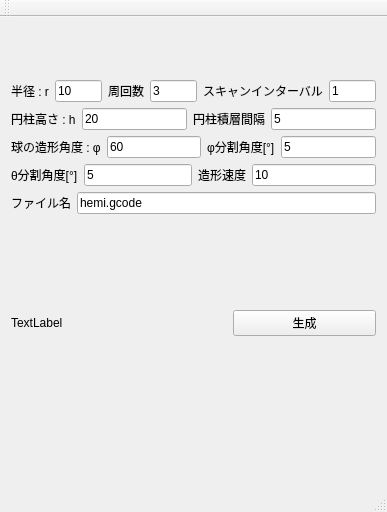
<?xml version="1.0" encoding="UTF-8"?>
<ui version="4.0">
 <class>MainWindow</class>
 <widget class="QMainWindow" name="MainWindow">
  <property name="geometry">
   <rect>
    <x>0</x>
    <y>0</y>
    <width>387</width>
    <height>512</height>
   </rect>
  </property>
  <property name="windowTitle">
   <string>MainWindow</string>
  </property>
  <widget class="QWidget" name="centralWidget">
   <layout class="QGridLayout" name="gridLayout">
    <item row="0" column="0">
     <layout class="QVBoxLayout" name="verticalLayout_2">
      <item>
       <layout class="QVBoxLayout" name="verticalLayout">
        <item>
         <layout class="QHBoxLayout" name="horizontalLayout_13">
          <item>
           <layout class="QHBoxLayout" name="horizontalLayout_6">
            <item>
             <widget class="QLabel" name="label">
              <property name="text">
               <string>半径 : r</string>
              </property>
             </widget>
            </item>
            <item>
             <widget class="QLineEdit" name="radiusLineEdit">
              <property name="text">
               <string>10</string>
              </property>
             </widget>
            </item>
           </layout>
          </item>
          <item>
           <layout class="QHBoxLayout" name="horizontalLayout_11">
            <item>
             <widget class="QLabel" name="label_9">
              <property name="text">
               <string>周回数</string>
              </property>
             </widget>
            </item>
            <item>
             <widget class="QLineEdit" name="revolutionLineEdit">
              <property name="text">
               <string>3</string>
              </property>
             </widget>
            </item>
           </layout>
          </item>
          <item>
           <layout class="QHBoxLayout" name="horizontalLayout_12">
            <item>
             <widget class="QLabel" name="label_10">
              <property name="text">
               <string>スキャンインターバル</string>
              </property>
             </widget>
            </item>
            <item>
             <widget class="QLineEdit" name="intervalLineEdit">
              <property name="text">
               <string>1</string>
              </property>
             </widget>
            </item>
           </layout>
          </item>
         </layout>
        </item>
        <item>
         <layout class="QHBoxLayout" name="horizontalLayout_5">
          <item>
           <widget class="QLabel" name="label_2">
            <property name="text">
             <string>円柱高さ : h</string>
            </property>
           </widget>
          </item>
          <item>
           <widget class="QLineEdit" name="heightLineEdit">
            <property name="text">
             <string>20</string>
            </property>
           </widget>
          </item>
          <item>
           <layout class="QHBoxLayout" name="horizontalLayout_4">
            <item>
             <widget class="QLabel" name="label_6">
              <property name="text">
               <string>円柱積層間隔</string>
              </property>
             </widget>
            </item>
            <item>
             <widget class="QLineEdit" name="layerPitchLineEdit">
              <property name="text">
               <string>5</string>
              </property>
             </widget>
            </item>
           </layout>
          </item>
         </layout>
        </item>
        <item>
         <layout class="QHBoxLayout" name="horizontalLayout_2">
          <item>
           <widget class="QLabel" name="label_3">
            <property name="text">
             <string>球の造形角度 : φ</string>
            </property>
           </widget>
          </item>
          <item>
           <widget class="QLineEdit" name="phiLineEdit">
            <property name="text">
             <string>60</string>
            </property>
           </widget>
          </item>
          <item>
           <widget class="QLabel" name="label_5">
            <property name="text">
             <string>φ分割角度[°]</string>
            </property>
           </widget>
          </item>
          <item>
           <widget class="QLineEdit" name="phiSegmentsLineEdit">
            <property name="text">
             <string>5</string>
            </property>
           </widget>
          </item>
         </layout>
        </item>
        <item>
         <layout class="QHBoxLayout" name="horizontalLayout_10">
          <item>
           <layout class="QHBoxLayout" name="horizontalLayout_9">
            <item>
             <widget class="QLabel" name="label_4">
              <property name="text">
               <string>θ分割角度[°]</string>
              </property>
             </widget>
            </item>
            <item>
             <widget class="QLineEdit" name="thetaSegmentsLineEdit">
              <property name="text">
               <string>5</string>
              </property>
             </widget>
            </item>
           </layout>
          </item>
          <item>
           <layout class="QHBoxLayout" name="horizontalLayout_7">
            <item>
             <widget class="QLabel" name="label_8">
              <property name="text">
               <string>造形速度</string>
              </property>
             </widget>
            </item>
            <item>
             <widget class="QLineEdit" name="velocityLineEdit">
              <property name="text">
               <string>10</string>
              </property>
             </widget>
            </item>
           </layout>
          </item>
         </layout>
        </item>
        <item>
         <layout class="QHBoxLayout" name="horizontalLayout_8">
          <item>
           <widget class="QLabel" name="label_7">
            <property name="text">
             <string>ファイル名</string>
            </property>
           </widget>
          </item>
          <item>
           <layout class="QHBoxLayout" name="horizontalLayout">
            <item>
             <widget class="QLineEdit" name="saveDirPathLineEdit">
              <property name="text">
               <string>hemi.gcode</string>
              </property>
             </widget>
            </item>
           </layout>
          </item>
         </layout>
        </item>
       </layout>
      </item>
      <item>
       <layout class="QHBoxLayout" name="horizontalLayout_3">
        <item>
         <widget class="QLabel" name="figLabel">
          <property name="minimumSize">
           <size>
            <width>216</width>
            <height>206</height>
           </size>
          </property>
          <property name="text">
           <string>TextLabel</string>
          </property>
         </widget>
        </item>
        <item>
         <widget class="QPushButton" name="generateButton">
          <property name="text">
           <string>生成</string>
          </property>
         </widget>
        </item>
       </layout>
      </item>
     </layout>
    </item>
   </layout>
  </widget>
  <widget class="QMenuBar" name="menuBar">
   <property name="geometry">
    <rect>
     <x>0</x>
     <y>0</y>
     <width>387</width>
     <height>22</height>
    </rect>
   </property>
  </widget>
  <widget class="QToolBar" name="mainToolBar">
   <attribute name="toolBarArea">
    <enum>TopToolBarArea</enum>
   </attribute>
   <attribute name="toolBarBreak">
    <bool>false</bool>
   </attribute>
  </widget>
  <widget class="QStatusBar" name="statusBar"/>
 </widget>
 <layoutdefault spacing="6" margin="11"/>
 <resources/>
 <connections/>
</ui>
